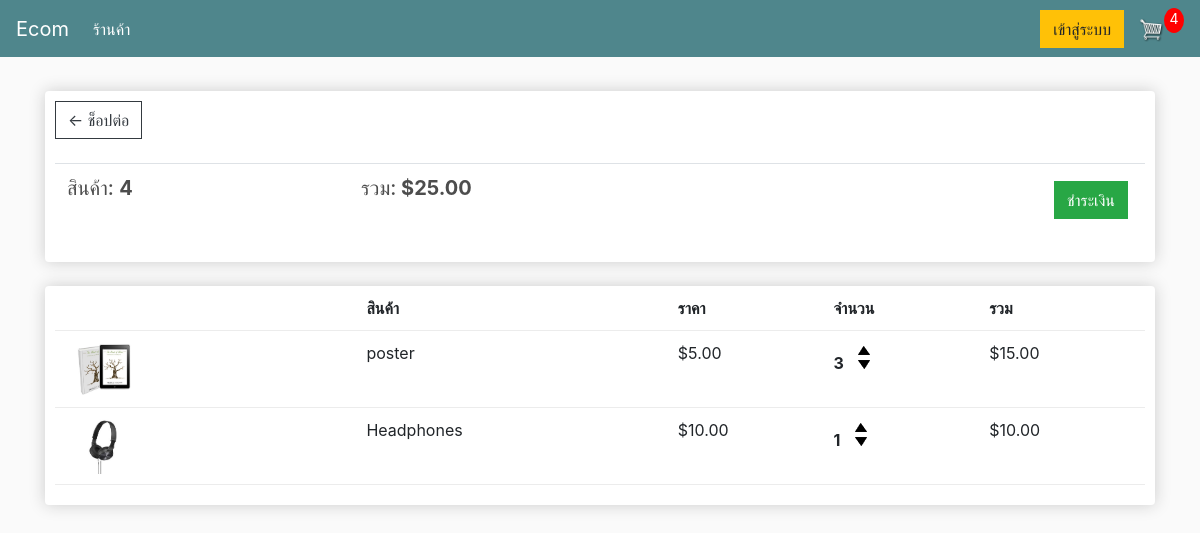
The app's page /cart/ (signed in) with its own data.
### store/models.py (models this page shows, shortened)
class Order(models.Model):
	customer = models.ForeignKey(Customer, on_delete=models.SET_NULL, null=True, blank=True)
	date_ordered = models.DateTimeField(auto_now_add=True)
	complete = models.BooleanField(default=False)
	transaction_id = models.CharField(max_length=100, null=True)
	@property
	def get_cart_total(self):
		orderitems = self.orderitem_set.all()
		total = sum([item.get_total for item in orderitems])
		return total
	@property
	def get_cart_items(self):
		orderitems = self.orderitem_set.all()
		total = sum([item.quantity for item in orderitems])
		return total

class OrderItem(models.Model):
	product = models.ForeignKey(Product, on_delete=models.SET_NULL, null=True)
	order = models.ForeignKey(Order, on_delete=models.SET_NULL, null=True)
	quantity = models.IntegerField(default=0, null=True, blank=True)
	date_added = models.DateTimeField(auto_now_add=True)
	@property
	def get_total(self):
		total = self.product.price * self.quantity
		return total

class Product(models.Model):
	name = models.CharField(max_length=200)
	price = models.FloatField()
	digital = models.BooleanField(default=False,null=True, blank=True)
	image = models.ImageField(null=True, blank=True)
	@property
	def imageURL(self):
		try:
			url = self.image.url
		except:
			url = ''
		return url

### store/views.py (the view)
# urls.py: path('cart/', views.cart, name="cart"),
def cart(request):
    data = cartData(request)
    cartItems = data['cartItems']
    order = data['order']
    items = data['items']
    context = {'items': items, 'order': order, 'cartItems': cartItems}
    return render(request, 'store/cart.html', context)

### store/utils.py (called while the page is built)
def cartData(request):
	if request.user.is_authenticated:
		customer = request.user.customer
		order, created = Order.objects.get_or_create(customer=customer, complete=False)
		items = order.orderitem_set.all()
		cartItems = order.get_cart_items
	else:
		cookieData = cookieCart(request)
		cartItems = cookieData['cartItems']
		order = cookieData['order']
		items = cookieData['items']
	return {'cartItems':cartItems ,'order':order, 'items':items}

### store/templates/store/cart.html
{% extends 'store/main.html' %}
{% load static %}
{% block content %}
	<div class="row">
		<div class="col-lg-12">
			<div class="box-element">
				<a class="btn btn-outline-dark" href="{% url 'store' %}">&#x2190; ช็อปต่อ</a>
				<br>
				<br>
				<table class="table">
					<tr>
						<th><h5>สินค้า: <strong>{{order.get_cart_items}}</strong></h5></th>
						<th><h5>รวม:<strong> ${{order.get_cart_total|floatformat:2}}</strong></h5></th>
						<th>
							<a style="float:right; margin:5px;" class="btn btn-success" href="{% url 'checkout' %}">ชำระเงิน</a>
						</th>
					</tr>
				</table>
			</div>
			<br>
			<div class="box-element">
				<div class="cart-row">
					<div style="flex:2"></div>
					<div style="flex:2"><strong>สินค้า</strong></div>
					<div style="flex:1"><strong>ราคา</strong></div>
					<div style="flex:1"><strong>จำนวน</strong></div>
					<div style="flex:1"><strong>รวม</strong></div>
				</div>
				{% for item in items %}
				<div class="cart-row">
					<div style="flex:2"><img class="row-image" src="{{item.product.imageURL}}"></div>
					<div style="flex:2"><p>{{item.product.name}}</p></div>
					<div style="flex:1"><p>${{item.product.price|floatformat:2}}</p></div>
					<div style="flex:1">
						<p class="quantity">{{item.quantity}}</p>
						<div class="quantity">
							<img data-product="{{item.product.id}}" data-action="add" class="chg-quantity update-cart" src="{% static  'images/arrow-up.png' %}">
							<img data-product="{{item.product.id}}" data-action="remove" class="chg-quantity update-cart" src="{% static  'images/arrow-down.png' %}">
						</div>
					</div>
					<div style="flex:1"><p>${{item.get_total|floatformat:2}}</p></div>
				</div>
				{% endfor %}
			</div>
		</div>
	</div>
{% endblock content %}

### static/css/main.css (style rules this page uses)
body { background-color: hsl(0, 0%, 98%); }
h1,h2,h3,h4,h5,h6 { color:hsl(0, 0%, 30%); }
.box-element { box-shadow:hsl(0, 0%, 80%) 0 0 16px; background-color: #fff; border-radius: 4px; padding: 10px; }
.col-lg-4, .col-lg-6, .col-lg-8, .col-lg-12 { margin-top: 10px; }
.btn { border-radius: 0; }
.row-image { width: 100px; }
.cart-row { display: flex; align-items: flex-stretch; padding-bottom: 10px; margin-bottom: 10px; border-bottom: 1px solid #ececec; }
.quantity { display: inline-block; font-weight: 700; padding-right:10px; }
.chg-quantity { width: 12px; cursor: pointer; display: block; margin-top: 5px; transition:.1s; }

### records on screen
Order: get_cart_items "4", get_cart_total "25.00"
OrderItem: product.imageURL (picture), product.name "poster", product.price "5.00", quantity "3", get_total "15.00"
OrderItem: product.imageURL (picture), product.name "Headphones", product.price "10.00", quantity "1", get_total "10.00"

### other values on screen
{{ cartItems }} "4"
